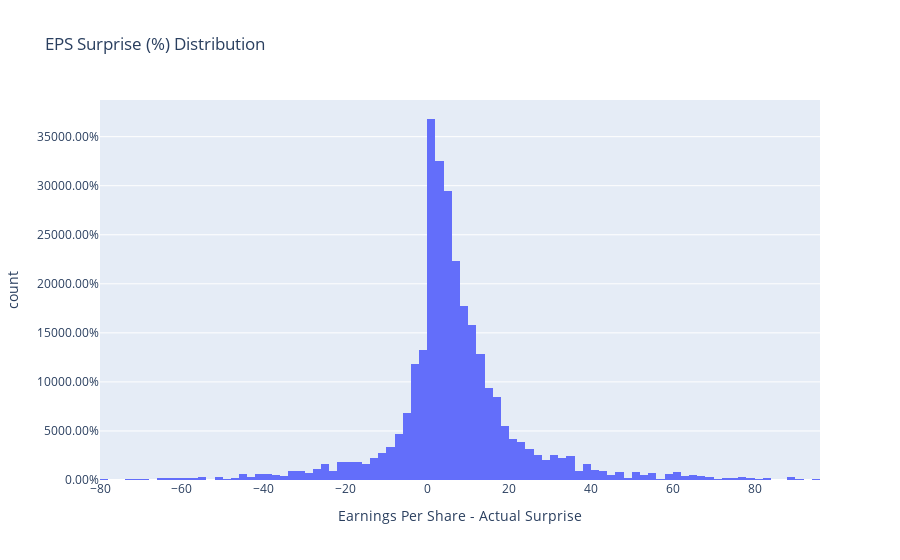

The notebook cell saved with this chart:
### Markdown cell above
#### Surprise Distribution (without outliers)

### Code cell
fig = px.histogram(df_accuracy_new, x="Earnings Per Share - Actual Surprise", nbins=100, title="EPS Surprise (%) Distribution")
fig.update_layout(yaxis=dict(tickformat=".2%"))
fig.show()

### Figure 1 — Plotly figure (JSON) as saved in the notebook; plotly's stock layout.template omitted (floating-point values rounded to 4 significant figures; data arrays with more than 128 entries replaced by an {"elided": "..."} marker saying what was removed)
{"data": [{"alignmentgroup": "True", "bingroup": "x", "hovertemplate": "Earnings Per Share - Actual Surprise=%{x}<br>count=%{y}<extra></extra>", "legendgroup": "", "marker": {"color": "#636efa"}, "name": "", "nbinsx": 100, "offsetgroup": "", "orientation": "v", "showlegend": false, "type": "histogram", "x": {"elided": "2899 float values"}, "xaxis": "x", "yaxis": "y"}], "layout": {"barmode": "relative", "legend": {"tracegroupgap": 0}, "title": {"text": "EPS Surprise (%) Distribution"}, "xaxis": {"anchor": "y", "domain": [0, 1], "title": {"text": "Earnings Per Share - Actual Surprise"}}, "yaxis": {"anchor": "x", "domain": [0, 1], "tickformat": ".2%", "title": {"text": "count"}}}}
